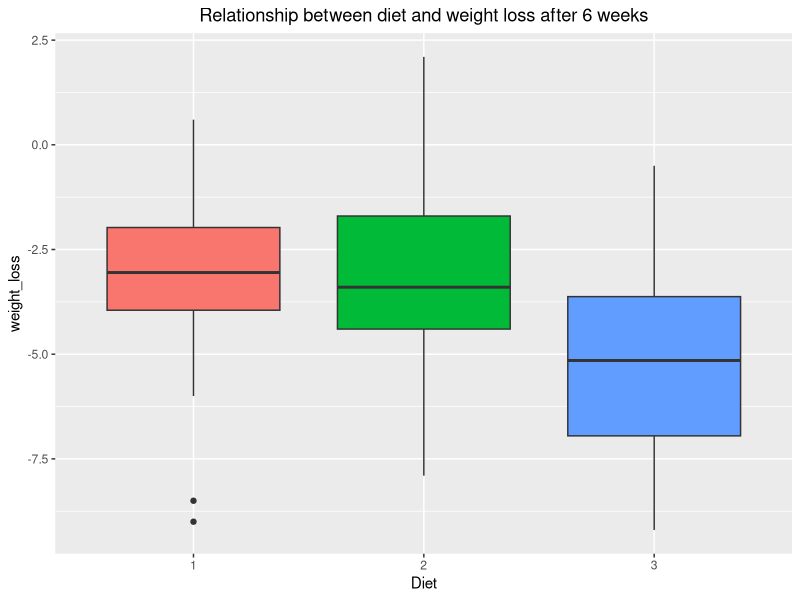
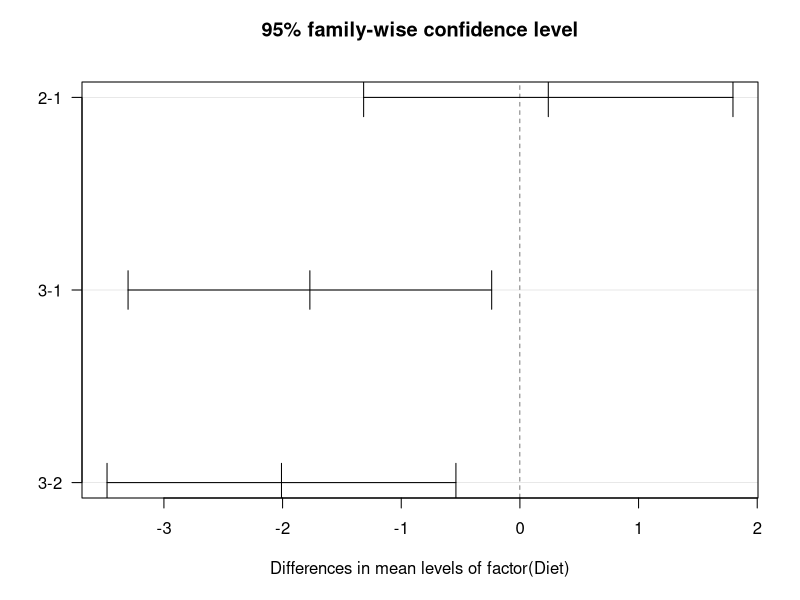
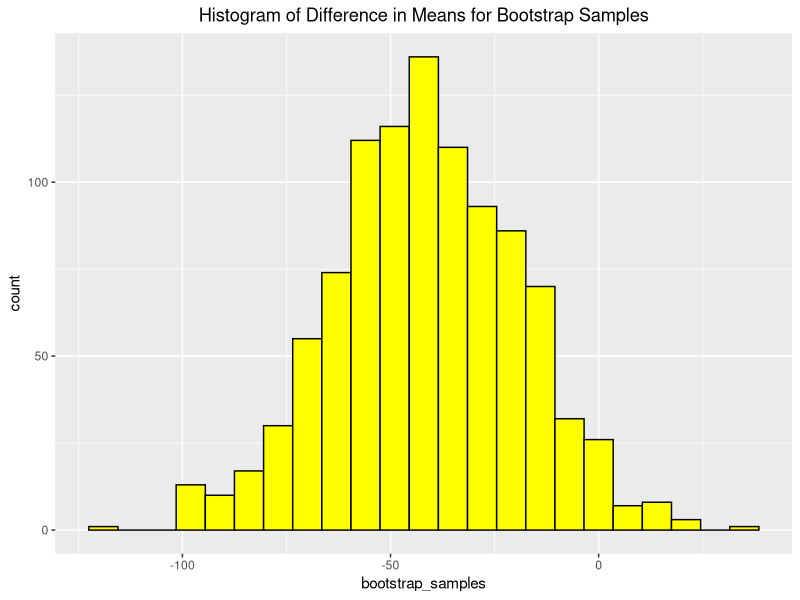

R code for these plots, in order:
################################################################################
################################################################################

# question 8:

setwd("D:\\university\\semester 1\\statistical inference\\hw\\hw4")

df <- read.csv(file="Diet.csv")
head(df)

# we want to work with weight loss, not "weight6weeks" or "pre.weight" alone.
df$weight_loss <- df$weight6weeks - df$pre.weight

head(df)

library(ggplot2)
library(dplyr)

################################################################################

# question 8 - part (a):

ggplot(data=df, aes(x=factor(Diet), y=weight_loss, fill=factor(Diet)))+
    geom_boxplot() +
    ggtitle("Relationship between diet and weight loss after 6 weeks") +
    theme(legend.position="none") +
    xlab("Diet") +
    theme(plot.title=element_text(hjust=0.5))

################################################################################

################################################################################

# question 8 - part (b):

diet_one_way_anova <- aov(weight_loss ~ factor(Diet), data=df)
diet_one_way_anova

#summary(diet_one_way_anova)

################################################################################

################################################################################

# question 8 - part (c):

summary(diet_one_way_anova)

################################################################################

################################################################################

# question 8 - part (d):

TukeyHSD(diet_one_way_anova)

plot(TukeyHSD(diet_one_way_anova), las=1)

################################################################################

################################################################################
################################################################################


################################################################################
################################################################################

# question 9:

# first load the dataset:

setwd("D:\\university\\semester 1\\statistical inference\\hw\\hw4")

df <- read.csv(file='Houses.csv')
head(df)

# then, we will go to each section in depth.

################################################################################

# question 9 - part (a):

N <- 1000

#df1 <- df[df$City == "London", "Area..Meter."]
#df2 <- df[df$City == "Berlin", "Area..Meter."]

df1 <- subset(df, select=Area..Meter., subset=City == "London", drop=TRUE)
df2 <- subset(df, select=Area..Meter., subset=City == "Berlin", drop=TRUE)

n1 <- length(df1)
n2 <- length(df2)

bootstrap_samples = c()

for(i in (1:N))
{
    sample1 <- sample(df1, n1, replace=TRUE)
    sample2 <- sample(df2, n2, replace=TRUE)
    
    diff_of_means <- mean(sample1) - mean(sample2)
    
    bootstrap_samples <- c(bootstrap_samples, diff_of_means)
}

bootstrap_samples_df = data.frame(bootstrap_samples=bootstrap_samples)

ggplot(data=bootstrap_samples_df, aes(x=bootstrap_samples)) +
    geom_histogram(color='black', fill="yellow", binwidth=7) +
    ggtitle("Histogram of Difference in Means for Bootstrap Samples") + 
    theme(plot.title=element_text(hjust=0.5))

################################################################################

################################################################################

# question 9 - part (b):

# calculate the p-value from original samples:

n1 <- length(df1)
n2 <- length(df2)

null_value <- 0

observation <- mean(df1) - mean(df2)
se <- sqrt((sd(df1) ^ 2) / n1 + (sd(df2) ^ 2) / n2)

t <- (observation - null_value) / se

dof <- min(n1, n2)

p_value_original_sample <- (1 - pt(t, df=dof)) * 2
p_value_original_sample

# calculate the p-value from bootstrap samples:

null_value <- 0

observation <- mean(df1) - mean(df2)
se <- sd(bootstrap_samples) / sqrt(length(bootstrap_samples))

t <- (observation - null_value) / se

dof <- length(bootstrap_samples) - 1

p_value_bootstrap_samples <- (1 - pt(t, df=dof)) * 2
p_value_bootstrap_samples

################################################################################

################################################################################

# question 9 - part (c):

# confidence interval for original sample:

n1 <- length(df1)
n2 <- length(df2)

observation = mean(df1) - mean(df2)
se <- sqrt((sd(df1) ^ 2) / n1 + (sd(df2) ^ 2) / n2)

dof <- min(n1, n2)

t_star <- qt((1 - 0.95) / 2, df=dof) * (-1)

lower <- observation - t_star * se
upper <- observation + t_star * se

cat("Confidence Interval for Original Samples = ", c(lower, upper))

# confidence interval for bootstrap samples:

observation <- mean(df1) - mean(df2)
se <- sd(bootstrap_samples) / sqrt(length(bootstrap_samples))

dof <- length(bootstrap_samples) - 1

t_star <- qt((1 - 0.95) / 2, df=dof) * (-1)

lower <- observation - t_star * se
upper <- observation + t_star * se

cat("Confidence Interval for Bootstrapped Samples = ", c(lower, upper))

################################################################################

################################################################################
################################################################################
